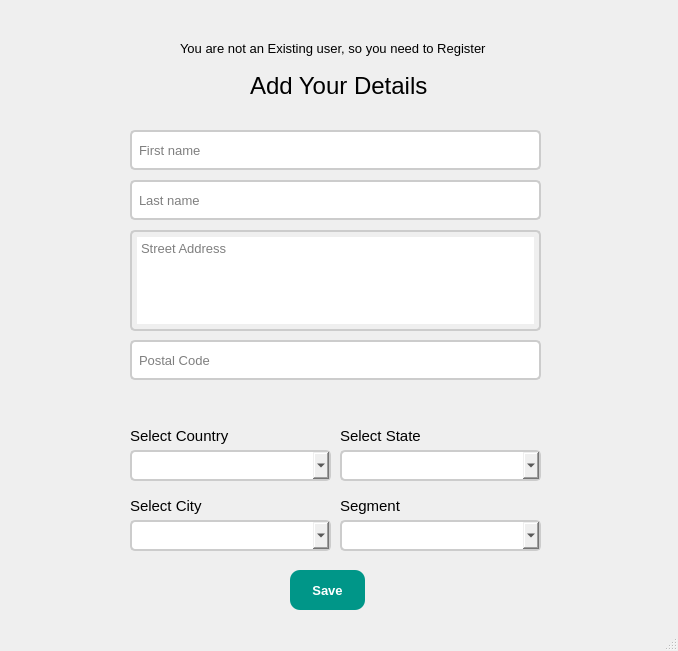
<?xml version="1.0" encoding="UTF-8"?>
<ui version="4.0">
 <class>MainWindow</class>
 <widget class="QMainWindow" name="MainWindow">
  <property name="geometry">
   <rect>
    <x>0</x>
    <y>0</y>
    <width>678</width>
    <height>651</height>
   </rect>
  </property>
  <property name="font">
   <font>
    <pointsize>10</pointsize>
   </font>
  </property>
  <property name="windowTitle">
   <string>Add Details</string>
  </property>
  <widget class="QWidget" name="centralwidget">
   <widget class="QLabel" name="label">
    <property name="geometry">
     <rect>
      <x>180</x>
      <y>40</y>
      <width>321</width>
      <height>16</height>
     </rect>
    </property>
    <property name="font">
     <font>
      <pointsize>10</pointsize>
     </font>
    </property>
    <property name="text">
     <string>You are not an Existing user, so you need to Register</string>
    </property>
   </widget>
   <widget class="QLabel" name="label_2">
    <property name="geometry">
     <rect>
      <x>250</x>
      <y>60</y>
      <width>211</width>
      <height>51</height>
     </rect>
    </property>
    <property name="font">
     <font>
      <pointsize>18</pointsize>
     </font>
    </property>
    <property name="text">
     <string>Add Your Details</string>
    </property>
   </widget>
   <widget class="QLineEdit" name="lineEditFirstName">
    <property name="geometry">
     <rect>
      <x>130</x>
      <y>130</y>
      <width>411</width>
      <height>40</height>
     </rect>
    </property>
    <property name="font">
     <font>
      <pointsize>10</pointsize>
     </font>
    </property>
    <property name="styleSheet">
     <string notr="true">QLineEdit {
            border-radius: 5px;
            padding: 5px;
            border: 2px solid #ccc;
        }

        QLineEdit:focus {
            border: 2px solid #008080;
        }</string>
    </property>
    <property name="placeholderText">
     <string>First name</string>
    </property>
   </widget>
   <widget class="QLineEdit" name="lineEditLastName">
    <property name="geometry">
     <rect>
      <x>130</x>
      <y>180</y>
      <width>411</width>
      <height>40</height>
     </rect>
    </property>
    <property name="font">
     <font>
      <pointsize>10</pointsize>
     </font>
    </property>
    <property name="styleSheet">
     <string notr="true">QLineEdit {
            border-radius: 5px;
            padding: 5px;
            border: 2px solid #ccc;
        }

        QLineEdit:focus {
            border: 2px solid #008080;
        }</string>
    </property>
    <property name="placeholderText">
     <string>Last name</string>
    </property>
   </widget>
   <widget class="QComboBox" name="comboBoxCountry">
    <property name="geometry">
     <rect>
      <x>130</x>
      <y>450</y>
      <width>201</width>
      <height>31</height>
     </rect>
    </property>
    <property name="styleSheet">
     <string notr="true">QComboBox {
            border-radius: 5px;
            padding: 5px;
            border: 2px solid #ccc;
        }

QComboBox:focus {
            border: 2px solid #008080;
        }</string>
    </property>
   </widget>
   <widget class="QLabel" name="labelCountry">
    <property name="geometry">
     <rect>
      <x>130</x>
      <y>425</y>
      <width>141</width>
      <height>21</height>
     </rect>
    </property>
    <property name="font">
     <font>
      <family>MS Shell Dlg 2</family>
      <pointsize>11</pointsize>
      <weight>50</weight>
      <bold>false</bold>
     </font>
    </property>
    <property name="text">
     <string>Select Country</string>
    </property>
   </widget>
   <widget class="QLabel" name="labelCountry_2">
    <property name="geometry">
     <rect>
      <x>340</x>
      <y>425</y>
      <width>141</width>
      <height>21</height>
     </rect>
    </property>
    <property name="font">
     <font>
      <family>MS Shell Dlg 2</family>
      <pointsize>11</pointsize>
      <weight>50</weight>
      <bold>false</bold>
     </font>
    </property>
    <property name="text">
     <string>Select State</string>
    </property>
   </widget>
   <widget class="QComboBox" name="comboBoxState">
    <property name="geometry">
     <rect>
      <x>340</x>
      <y>450</y>
      <width>201</width>
      <height>31</height>
     </rect>
    </property>
    <property name="styleSheet">
     <string notr="true">QComboBox {
            border-radius: 5px;
            padding: 5px;
            border: 2px solid #ccc;
        }

QComboBox:focus {
            border: 2px solid #008080;
        }</string>
    </property>
   </widget>
   <widget class="QLabel" name="labelCountry_3">
    <property name="geometry">
     <rect>
      <x>130</x>
      <y>495</y>
      <width>141</width>
      <height>21</height>
     </rect>
    </property>
    <property name="font">
     <font>
      <family>MS Shell Dlg 2</family>
      <pointsize>11</pointsize>
      <weight>50</weight>
      <bold>false</bold>
     </font>
    </property>
    <property name="text">
     <string>Select City</string>
    </property>
   </widget>
   <widget class="QComboBox" name="comboBoxCity">
    <property name="geometry">
     <rect>
      <x>130</x>
      <y>520</y>
      <width>201</width>
      <height>31</height>
     </rect>
    </property>
    <property name="styleSheet">
     <string notr="true">QComboBox {
            border-radius: 5px;
            padding: 5px;
            border: 2px solid #ccc;
        }

QComboBox:focus {
            border: 2px solid #008080;
        }</string>
    </property>
   </widget>
   <widget class="QLabel" name="labelCountry_4">
    <property name="geometry">
     <rect>
      <x>340</x>
      <y>495</y>
      <width>141</width>
      <height>21</height>
     </rect>
    </property>
    <property name="font">
     <font>
      <family>MS Shell Dlg 2</family>
      <pointsize>11</pointsize>
      <weight>50</weight>
      <bold>false</bold>
     </font>
    </property>
    <property name="text">
     <string>Segment</string>
    </property>
   </widget>
   <widget class="QComboBox" name="comboBoxSegment">
    <property name="geometry">
     <rect>
      <x>340</x>
      <y>520</y>
      <width>201</width>
      <height>31</height>
     </rect>
    </property>
    <property name="styleSheet">
     <string notr="true">QComboBox {
            border-radius: 5px;
            padding: 5px;
            border: 2px solid #ccc;
        }

QComboBox:focus {
            border: 2px solid #008080;
        }</string>
    </property>
   </widget>
   <widget class="QTextEdit" name="textEditStreetAddress">
    <property name="geometry">
     <rect>
      <x>130</x>
      <y>230</y>
      <width>411</width>
      <height>101</height>
     </rect>
    </property>
    <property name="font">
     <font>
      <pointsize>10</pointsize>
     </font>
    </property>
    <property name="styleSheet">
     <string notr="true">QTextEdit {
            border-radius: 5px;
            padding: 5px;
            border: 2px solid #ccc;
        }

        QTextEdit:focus {
            border: 2px solid #008080;
        }</string>
    </property>
    <property name="placeholderText">
     <string>Street Address</string>
    </property>
   </widget>
   <widget class="QLineEdit" name="lineEditpostalCode">
    <property name="geometry">
     <rect>
      <x>130</x>
      <y>340</y>
      <width>411</width>
      <height>40</height>
     </rect>
    </property>
    <property name="font">
     <font>
      <pointsize>10</pointsize>
     </font>
    </property>
    <property name="styleSheet">
     <string notr="true">QLineEdit {
            border-radius: 5px;
            padding: 5px;
            border: 2px solid #ccc;
        }

        QLineEdit:focus {
            border: 2px solid #008080;
        }</string>
    </property>
    <property name="placeholderText">
     <string>Postal Code</string>
    </property>
   </widget>
   <widget class="QPushButton" name="pushBtnAddDetails">
    <property name="geometry">
     <rect>
      <x>290</x>
      <y>570</y>
      <width>75</width>
      <height>40</height>
     </rect>
    </property>
    <property name="font">
     <font>
      <pointsize>10</pointsize>
      <weight>75</weight>
      <bold>true</bold>
     </font>
    </property>
    <property name="styleSheet">
     <string notr="true">QPushButton {
            border-radius: 10px;
            padding: 5px;
            background-color: #009688;
            color: white;
        }

QPushButton:hover {
            background-color: #008080;
        }

QPushButton:pressed {
            background-color: #006666;
        }</string>
    </property>
    <property name="text">
     <string>Save</string>
    </property>
   </widget>
   <widget class="QLabel" name="postalCodeErrorLabel">
    <property name="geometry">
     <rect>
      <x>130</x>
      <y>390</y>
      <width>401</width>
      <height>16</height>
     </rect>
    </property>
    <property name="styleSheet">
     <string notr="true">QLabel{
color: red

}</string>
    </property>
    <property name="text">
     <string/>
    </property>
   </widget>
  </widget>
  <widget class="QMenuBar" name="menubar">
   <property name="geometry">
    <rect>
     <x>0</x>
     <y>0</y>
     <width>678</width>
     <height>21</height>
    </rect>
   </property>
  </widget>
  <widget class="QStatusBar" name="statusbar"/>
 </widget>
 <resources/>
 <connections/>
</ui>
